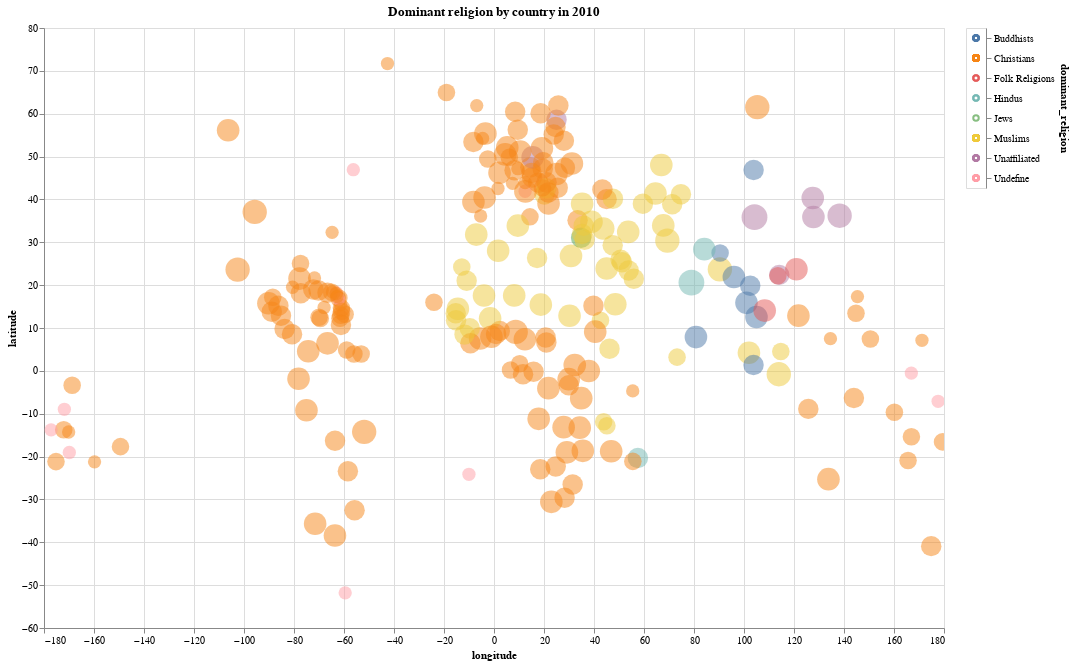

Source (notebook cell):
### Markdown cell above
## Домінантну релігію у 2010 році за країнами світу

### Code cell
selection = alt.selection_multi(fields=['dominant_religion'])
color = alt.condition(selection, 
                      alt.Color('dominant_religion:N', legend=None),
                      alt.value('lightgray'))

data2010 = data[(data['Year'] == 2010) & data['latitude'].notna()]
                
scatter = alt.Chart(data2010, title="Dominant religion by country in 2010").transform_calculate(
    log_size = 'log(datum.All_Religions_Q)/log(10)'
).mark_circle(filled=True, opacity=0.5).encode(
    alt.X('longitude' , scale=alt.Scale(domain=(-180, 180))),
    alt.Y('latitude'),
    size=alt.Size('log_size:Q', bin=alt.Bin(maxbins=10), legend=None
                 , scale=alt.Scale(type='log', 
                                   range = [100, 700])
                 
                 ),
    color=color,

    tooltip = [alt.Tooltip('Country:N')] + [alt.Tooltip('dominant_religion:N')] +
              [alt.Tooltip(f'{r}:N') for r in religions] 
).properties(height= 300 * 2, width= 450 * 2).interactive()

legend = alt.Chart(data2010).mark_point().encode(
    y=alt.Y('dominant_religion:N', axis=alt.Axis(orient='right')),
    color=color
).add_selection(
    selection
)
(scatter | legend)

### Figure 1 — Vega-Lite specification as saved in the notebook (floating-point values rounded to 4 significant figures; data arrays with more than 128 entries replaced by an {"elided": "..."} marker saying what was removed)
{"config": {"view": {"continuousWidth": 400, "continuousHeight": 300}}, "hconcat": [{"mark": {"type": "circle", "filled": true, "opacity": 0.5}, "encoding": {"color": {"condition": {"type": "nominal", "field": "dominant_religion", "legend": null, "selection": "selector001"}, "value": "lightgray"}, "size": {"type": "quantitative", "bin": {"maxbins": 10}, "field": "log_size", "legend": null, "scale": {"range": [100, 700], "type": "log"}}, "tooltip": [{"type": "nominal", "field": "Country"}, {"type": "nominal", "field": "dominant_religion"}, {"type": "nominal", "field": "Christians"}, {"type": "nominal", "field": "Muslims"}, {"type": "nominal", "field": "Unaffiliated"}, {"type": "nominal", "field": "Hindus"}, {"type": "nominal", "field": "Buddhists"}, {"type": "nominal", "field": "Folk Religions"}, {"type": "nominal", "field": "Other Religions"}, {"type": "nominal", "field": "Jews"}, {"type": "nominal", "field": "All Religions"}], "x": {"type": "quantitative", "field": "longitude", "scale": {"domain": [-180, 180]}}, "y": {"type": "quantitative", "field": "latitude"}}, "height": 600, "selection": {"selector002": {"type": "interval", "bind": "scales", "encodings": ["x", "y"]}}, "title": "Dominant religion by country in 2010", "transform": [{"calculate": "log(datum.All_Religions_Q)/log(10)", "as": "log_size"}], "width": 900}, {"mark": "point", "encoding": {"color": {"condition": {"type": "nominal", "field": "dominant_religion", "legend": null, "selection": "selector001"}, "value": "lightgray"}, "y": {"type": "nominal", "axis": {"orient": "right"}, "field": "dominant_religion"}}, "selection": {"selector001": {"type": "multi", "fields": ["dominant_religion"]}}}], "data": {"name": "data-1710cf63a99a0a6193fabb296cd24f27"}, "$schema": "https://vega.github.io/schema/vega-lite/v4.8.1.json", "datasets": {"data-1710cf63a99a0a6193fabb296cd24f27": {"elided": "234 records"}}}
